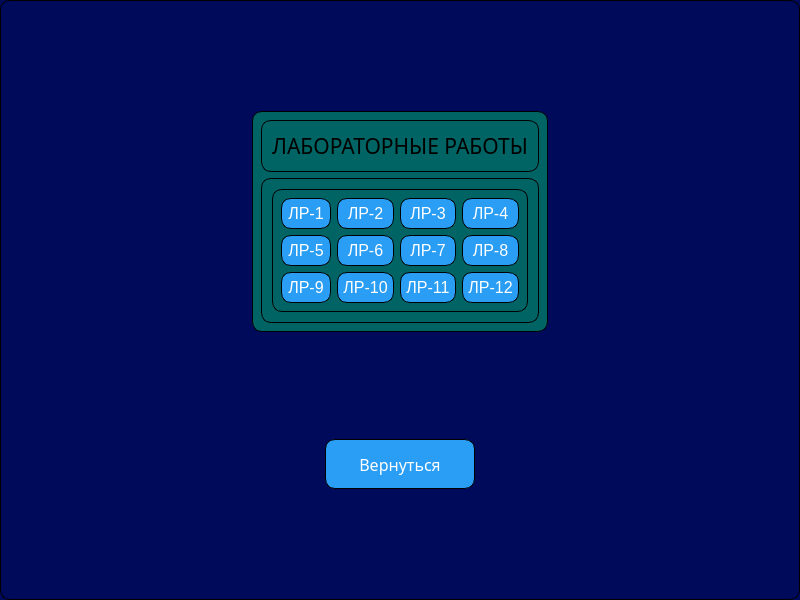
<?xml version="1.0" encoding="UTF-8"?>
<ui version="4.0">
 <class>Form</class>
 <widget class="QWidget" name="Form">
  <property name="geometry">
   <rect>
    <x>0</x>
    <y>0</y>
    <width>800</width>
    <height>600</height>
   </rect>
  </property>
  <property name="windowTitle">
   <string>Form</string>
  </property>
  <property name="styleSheet">
   <string notr="true">QWidget {
    border: 1px solid black; /* Цвет и толщина рамки */
    border-radius: 10px; /* Радиус скругления углов */
    padding: 5px; /* Отступы внутри layout */
    color: black; /* Цвет текста */
	font-family: 'Bahnschrift', sans-serif;
}

/*BTN*/
QPushButton {
    background-color: #2A9DF4; /* Цвет фона */
    color: white; /* Цвет текста */
    border-radius: 10px; /* Радиус скругления углов */
    padding: 5px; /* Отступы внутри кнопки */
}
QPushButton:hover {
    background-color: #1877F2; /* Цвет фона при наведении */
}
QPushButton:pressed {
    background-color: #103E91; /* Цвет фона при нажатии */
}
/*-BTN*/


QSlider::groove:horizontal {
    background: qlineargradient(x1:0, y1:0, x2:0, y2:1, stop:0 #B1B1B1, stop:1 #c4c4c4);
    border: 1px solid #999999;
    height: 8px;
    border-radius: 4px;
}

QSlider::handle:horizontal {
    background: qlineargradient(x1:0, y1:0, x2:1, y2:1, stop:0 #eeeeee, stop:1 #cccccc);
    border: 1px solid #5c5c5c;
    width: 18px;
    margin: -2px 0; /* отступы от верхнего и нижнего краев слайдера */
    border-radius: 4px;
}

QSlider::groove:vertical {
    background: qlineargradient(x1:0, y1:0, x2:1, y2:0, stop:0 #B1B1B1, stop:1 #c4c4c4);
    border: 1px solid #999999;
    width: 8px; /* Ширина грани */
    border-radius: 4px; /* Скругление углов */
}

QSlider::handle:vertical {
    background: qlineargradient(x1:0, y1:0, x2:1, y2:1, stop:0 #eeeeee, stop:1 #cccccc);
    border: 1px solid #5c5c5c;
    height: 18px; /* Высота ползунка */
    margin: 0 -2px; /* Отступы от левого и правого краев слайдера */
    border-radius: 4px; /* Скругление углов */
}

QWidget {
	background-color: rgb(0, 10, 90); /* Цвет фона */
}
</string>
  </property>
  <layout class="QGridLayout" name="gridLayout">
   <item row="1" column="3">
    <spacer name="horizontalSpacer">
     <property name="orientation">
      <enum>Qt::Horizontal</enum>
     </property>
     <property name="sizeHint" stdset="0">
      <size>
       <width>40</width>
       <height>20</height>
      </size>
     </property>
    </spacer>
   </item>
   <item row="1" column="1" colspan="2">
    <widget class="QWidget" name="QWid" native="true">
     <property name="styleSheet">
      <string notr="true">QWidget {
    border: 1px solid black; /* Цвет и толщина рамки */
    border-radius: 10px; /* Радиус скругления углов */
    padding: 10px; /* Отступы внутри layout */
	background-color: rgb(0, 100, 100); /* Цвет фона */
    color: black; /* Цвет текста */
}

QPushButton {
    background-color: #2A9DF4; /* Цвет фона */
    color: white; /* Цвет текста */
    border-radius: 10px; /* Радиус скругления углов */
    padding: 5px; /* Отступы внутри кнопки */
    font-size: 16px; /* Размер шрифта */
}

QPushButton:hover {
    background-color: #1877F2; /* Цвет фона при наведении */
}

QPushButton:pressed {
    background-color: #103E91; /* Цвет фона при нажатии */
}</string>
     </property>
     <layout class="QVBoxLayout" name="verticalLayout_2">
      <item>
       <widget class="QLabel" name="label">
        <property name="font">
         <font>
          <family>Bahnschrift</family>
          <pointsize>16</pointsize>
         </font>
        </property>
        <property name="layoutDirection">
         <enum>Qt::LeftToRight</enum>
        </property>
        <property name="text">
         <string>ЛАБОРАТОРНЫЕ РАБОТЫ</string>
        </property>
        <property name="alignment">
         <set>Qt::AlignCenter</set>
        </property>
       </widget>
      </item>
      <item>
       <widget class="QScrollArea" name="scrollArea">
        <property name="widgetResizable">
         <bool>true</bool>
        </property>
        <widget class="QWidget" name="scrollAreaWidgetContents">
         <property name="geometry">
          <rect>
           <x>0</x>
           <y>0</y>
           <width>251</width>
           <height>114</height>
          </rect>
         </property>
         <layout class="QGridLayout" name="gridLayout_2">
          <item row="8" column="2">
           <widget class="QPushButton" name="pushButton_6">
            <property name="sizePolicy">
             <sizepolicy hsizetype="Minimum" vsizetype="Expanding">
              <horstretch>0</horstretch>
              <verstretch>0</verstretch>
             </sizepolicy>
            </property>
            <property name="text">
             <string>ЛР-6</string>
            </property>
           </widget>
          </item>
          <item row="8" column="4">
           <widget class="QPushButton" name="pushButton_8">
            <property name="sizePolicy">
             <sizepolicy hsizetype="Minimum" vsizetype="Expanding">
              <horstretch>0</horstretch>
              <verstretch>0</verstretch>
             </sizepolicy>
            </property>
            <property name="text">
             <string>ЛР-8</string>
            </property>
           </widget>
          </item>
          <item row="7" column="4">
           <widget class="QPushButton" name="pushButton_4">
            <property name="sizePolicy">
             <sizepolicy hsizetype="Expanding" vsizetype="Expanding">
              <horstretch>0</horstretch>
              <verstretch>0</verstretch>
             </sizepolicy>
            </property>
            <property name="text">
             <string>ЛР-4</string>
            </property>
           </widget>
          </item>
          <item row="7" column="3">
           <widget class="QPushButton" name="pushButton_3">
            <property name="sizePolicy">
             <sizepolicy hsizetype="Expanding" vsizetype="Expanding">
              <horstretch>0</horstretch>
              <verstretch>0</verstretch>
             </sizepolicy>
            </property>
            <property name="text">
             <string>ЛР-3</string>
            </property>
           </widget>
          </item>
          <item row="8" column="3">
           <widget class="QPushButton" name="pushButton_7">
            <property name="sizePolicy">
             <sizepolicy hsizetype="Minimum" vsizetype="Expanding">
              <horstretch>0</horstretch>
              <verstretch>0</verstretch>
             </sizepolicy>
            </property>
            <property name="text">
             <string>ЛР-7</string>
            </property>
           </widget>
          </item>
          <item row="7" column="2">
           <widget class="QPushButton" name="pushButton_2">
            <property name="sizePolicy">
             <sizepolicy hsizetype="Expanding" vsizetype="Expanding">
              <horstretch>0</horstretch>
              <verstretch>0</verstretch>
             </sizepolicy>
            </property>
            <property name="text">
             <string>ЛР-2</string>
            </property>
           </widget>
          </item>
          <item row="7" column="1">
           <widget class="QPushButton" name="pushButton">
            <property name="sizePolicy">
             <sizepolicy hsizetype="Expanding" vsizetype="Expanding">
              <horstretch>0</horstretch>
              <verstretch>0</verstretch>
             </sizepolicy>
            </property>
            <property name="text">
             <string>ЛР-1</string>
            </property>
           </widget>
          </item>
          <item row="8" column="1">
           <widget class="QPushButton" name="pushButton_5">
            <property name="sizePolicy">
             <sizepolicy hsizetype="Minimum" vsizetype="Expanding">
              <horstretch>0</horstretch>
              <verstretch>0</verstretch>
             </sizepolicy>
            </property>
            <property name="text">
             <string>ЛР-5</string>
            </property>
           </widget>
          </item>
          <item row="9" column="1">
           <widget class="QPushButton" name="pushButton_9">
            <property name="sizePolicy">
             <sizepolicy hsizetype="Minimum" vsizetype="Expanding">
              <horstretch>0</horstretch>
              <verstretch>0</verstretch>
             </sizepolicy>
            </property>
            <property name="text">
             <string>ЛР-9</string>
            </property>
           </widget>
          </item>
          <item row="9" column="2">
           <widget class="QPushButton" name="pushButton_10">
            <property name="sizePolicy">
             <sizepolicy hsizetype="Minimum" vsizetype="Expanding">
              <horstretch>0</horstretch>
              <verstretch>0</verstretch>
             </sizepolicy>
            </property>
            <property name="text">
             <string>ЛР-10</string>
            </property>
           </widget>
          </item>
          <item row="9" column="3">
           <widget class="QPushButton" name="pushButton_11">
            <property name="sizePolicy">
             <sizepolicy hsizetype="Minimum" vsizetype="Expanding">
              <horstretch>0</horstretch>
              <verstretch>0</verstretch>
             </sizepolicy>
            </property>
            <property name="text">
             <string>ЛР-11</string>
            </property>
           </widget>
          </item>
          <item row="9" column="4">
           <widget class="QPushButton" name="pushButton_12">
            <property name="sizePolicy">
             <sizepolicy hsizetype="Minimum" vsizetype="Expanding">
              <horstretch>0</horstretch>
              <verstretch>0</verstretch>
             </sizepolicy>
            </property>
            <property name="text">
             <string>ЛР-12</string>
            </property>
           </widget>
          </item>
         </layout>
        </widget>
       </widget>
      </item>
     </layout>
    </widget>
   </item>
   <item row="1" column="0">
    <spacer name="horizontalSpacer_2">
     <property name="orientation">
      <enum>Qt::Horizontal</enum>
     </property>
     <property name="sizeHint" stdset="0">
      <size>
       <width>40</width>
       <height>20</height>
      </size>
     </property>
    </spacer>
   </item>
   <item row="0" column="1" colspan="2">
    <spacer name="verticalSpacer">
     <property name="orientation">
      <enum>Qt::Vertical</enum>
     </property>
     <property name="sizeHint" stdset="0">
      <size>
       <width>20</width>
       <height>40</height>
      </size>
     </property>
    </spacer>
   </item>
   <item row="4" column="1" colspan="2">
    <spacer name="verticalSpacer_2">
     <property name="orientation">
      <enum>Qt::Vertical</enum>
     </property>
     <property name="sizeHint" stdset="0">
      <size>
       <width>20</width>
       <height>40</height>
      </size>
     </property>
    </spacer>
   </item>
   <item row="5" column="1" colspan="2" alignment="Qt::AlignHCenter">
    <widget class="QPushButton" name="pushButton_13">
     <property name="sizePolicy">
      <sizepolicy hsizetype="Fixed" vsizetype="Fixed">
       <horstretch>0</horstretch>
       <verstretch>0</verstretch>
      </sizepolicy>
     </property>
     <property name="minimumSize">
      <size>
       <width>150</width>
       <height>50</height>
      </size>
     </property>
     <property name="font">
      <font>
       <family>Bahnschrift</family>
       <pointsize>12</pointsize>
      </font>
     </property>
     <property name="styleSheet">
      <string notr="true">QWidget {
    border: 1px solid black; /* Цвет и толщина рамки */
    border-radius: 10px; /* Радиус скругления углов */
    padding: 5px; /* Отступы внутри layout */
    color: black; /* Цвет текста */
	font-family: 'Bahnschrift', sans-serif;
}

/*BTN*/
QPushButton {
    background-color: #2A9DF4; /* Цвет фона */
    color: white; /* Цвет текста */
    border-radius: 10px; /* Радиус скругления углов */
    padding: 5px; /* Отступы внутри кнопки */
}
QPushButton:hover {
    background-color: #1877F2; /* Цвет фона при наведении */
}
QPushButton:pressed {
    background-color: #103E91; /* Цвет фона при нажатии */
}
/*-BTN*/</string>
     </property>
     <property name="text">
      <string>Вернуться</string>
     </property>
    </widget>
   </item>
   <item row="6" column="1" colspan="2">
    <spacer name="verticalSpacer_3">
     <property name="orientation">
      <enum>Qt::Vertical</enum>
     </property>
     <property name="sizeHint" stdset="0">
      <size>
       <width>20</width>
       <height>40</height>
      </size>
     </property>
    </spacer>
   </item>
  </layout>
 </widget>
 <resources/>
 <connections/>
</ui>
